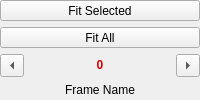
           <widget class="QWidget" name="widget_6" native="true">
            <property name="sizePolicy">
             <sizepolicy hsizetype="Preferred" vsizetype="Maximum">
              <horstretch>0</horstretch>
              <verstretch>0</verstretch>
             </sizepolicy>
            </property>
            <layout class="QVBoxLayout" name="verticalLayout_8">
             <property name="leftMargin">
              <number>0</number>
             </property>
             <property name="topMargin">
              <number>0</number>
             </property>
             <property name="rightMargin">
              <number>0</number>
             </property>
             <property name="bottomMargin">
              <number>0</number>
             </property>
             <item>
              <widget class="QToolButton" name="toolButton_17">
               <property name="sizePolicy">
                <sizepolicy hsizetype="Preferred" vsizetype="Fixed">
                 <horstretch>0</horstretch>
                 <verstretch>0</verstretch>
                </sizepolicy>
               </property>
               <property name="text">
                <string>Fit Selected</string>
               </property>
              </widget>
             </item>
             <item>
              <widget class="QToolButton" name="toolButton_16">
               <property name="sizePolicy">
                <sizepolicy hsizetype="Preferred" vsizetype="Fixed">
                 <horstretch>0</horstretch>
                 <verstretch>0</verstretch>
                </sizepolicy>
               </property>
               <property name="text">
                <string>Fit All</string>
               </property>
              </widget>
             </item>
             <item>
              <widget class="QWidget" name="widget_11" native="true">
               <property name="sizePolicy">
                <sizepolicy hsizetype="Preferred" vsizetype="Maximum">
                 <horstretch>0</horstretch>
                 <verstretch>0</verstretch>
                </sizepolicy>
               </property>
               <layout class="QGridLayout" name="gridLayout_2">
                <property name="leftMargin">
                 <number>0</number>
                </property>
                <property name="topMargin">
                 <number>0</number>
                </property>
                <property name="rightMargin">
                 <number>0</number>
                </property>
                <property name="bottomMargin">
                 <number>0</number>
                </property>
                <item row="0" column="0">
                 <widget class="QToolButton" name="toolButton_18">
                  <property name="arrowType">
                   <enum>Qt::LeftArrow</enum>
                  </property>
                 </widget>
                </item>
                <item row="0" column="1">
                 <widget class="QLabel" name="label_5">
                  <property name="font">
                   <font>
                    <bold>true</bold>
                    <stylestrategy>PreferDefault</stylestrategy>
                    <kerning>true</kerning>
                   </font>
                  </property>
                  <property name="autoFillBackground">
                   <bool>false</bool>
                  </property>
                  <property name="styleSheet">
                   <string notr="true">color: rgb(212, 0, 0);</string>
                  </property>
                  <property name="text">
                   <string notr="true">0</string>
                  </property>
                  <property name="textFormat">
                   <enum>Qt::AutoText</enum>
                  </property>
                  <property name="scaledContents">
                   <bool>false</bool>
                  </property>
                  <property name="alignment">
                   <set>Qt::AlignCenter</set>
                  </property>
                  <property name="textInteractionFlags">
                   <set>Qt::LinksAccessibleByMouse|Qt::TextSelectableByMouse</set>
                  </property>
                 </widget>
                </item>
                <item row="0" column="2">
                 <widget class="QToolButton" name="toolButton_19">
                  <property name="arrowType">
                   <enum>Qt::RightArrow</enum>
                  </property>
                 </widget>
                </item>
                <item row="1" column="0" colspan="3">
                 <widget class="QLabel" name="label_frameName">
                  <property name="text">
                   <string>Frame Name</string>
                  </property>
                  <property name="alignment">
                   <set>Qt::AlignCenter</set>
                  </property>
                  <property name="textInteractionFlags">
                   <set>Qt::LinksAccessibleByMouse|Qt::TextSelectableByKeyboard|Qt::TextSelectableByMouse</set>
                  </property>
                 </widget>
                </item>
               </layout>
              </widget>
             </item>
            </layout>
           </widget>
